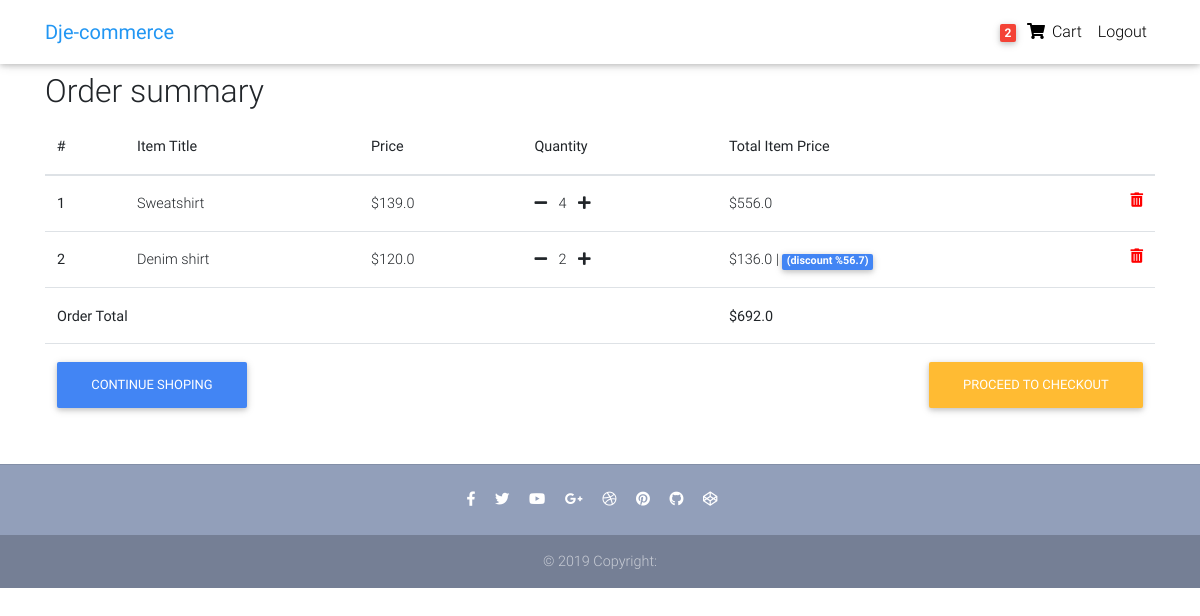
Page /order-summary/ (signed in) on the committed database.
### core/models.py (models this page shows, shortened)
class Order(models.Model):
    user = models.ForeignKey(User, on_delete=models.CASCADE)
    items = models.ManyToManyField(OrderItem)
    start_date = models.DateTimeField(auto_now_add=True)
    ordered_date = models.DateTimeField()
    ordered = models.BooleanField(default=False)
    billing_address = models.ForeignKey(
        'BillingAddress', on_delete=models.SET_NULL, null=True, blank=True)
    payment = models.ForeignKey(
        'Payment', on_delete=models.SET_NULL, null=True, blank=True)
    def get_total(self):
        total = 0
        for order_item in self.items.all():
            total += order_item.get_final_price()
        return total

class OrderItem(models.Model):
    user = models.ForeignKey(User, on_delete=models.CASCADE)
    item = models.ForeignKey(Item, on_delete=models.CASCADE)
    ordered = models.BooleanField(default=False)
    quantity        = models.IntegerField(default=1)
    def get_total_item_price(self):
        return self.quantity * self.item.price
    def get_total_discount_item_price(self):
        return self.quantity * self.item.discount_price
    def get_discount_percentage(self):
        price = self.get_total_item_price()
        discount = self.get_total_discount_item_price()
        discount_percentage = discount / price * 100
        return "{0:.1f}".format(discount_percentage)
    def get_final_price(self):
        if self.item.discount_price:
            return self.get_total_discount_item_price()
        return self.get_total_item_price()

class Item(models.Model):
    title           = models.CharField(max_length=255)
    slug            = models.SlugField(null=True, blank=True)
    price           = models.FloatField()
    discount_price  = models.FloatField(null=True, blank=True)
    catagory        = models.CharField(max_length=2, choices=CATAGORY_CHOICES)
    label           = models.CharField(max_length=1, choices=LABEL_CHOICES)
    description     = models.TextField()

### core/views.py (the view)
# urls.py: path('order-summary/', OrderSummaryView.as_view(), name='order-summary'),
class OrderSummaryView(LoginRequiredMixin, View):
    def get(self,*args, **kwargs):
        try:
            order = Order.objects.get(user=self.request.user, ordered=False)
            context = {
                'object':order,
            }
            return render(self.request, 'order_summary.html', context)
        except ObjectDoesNotExist:
            messages.error(self.request, "You do not have an active order")
            return redirect("/")

### core/templatetags/cart_template_tags.py (called while the page is built)
@register.filter
def cart_item_count(user):
    if user.is_authenticated:
        qs = Order.objects.filter(user=user, ordered=False)
        if qs.exists():
            return qs[0].items.count()
    return 0

### templates/order_summary.html (shortened to what this page needs)
{% extends "base.html" %}
{% block content %}
  <main>
    <div class="container">
        <div class="table-responsive text-nowrap">
            <h2>Order summary</h2>
            <table class="table">
              <thead>
                <tr>
                  <th scope="col">#</th>
                  <th scope="col">Item Title</th>
                  <th scope="col">Price</th>
                  <th scope="col">Quantity</th>
                  <th scope="col">Total Item Price</th>
                </tr>
              </thead>
              <tbody>
                {% for order_item in object.items.all %}
                    <tr>
                        <th scope="row">{{ forloop.counter }}</th>
                        <td>{{ order_item.item.title }}</td>
                        <td>${{ order_item.item.price }}</td>
                        <td>
                            <a href="{% url 'core:remove_single_item_from_cart' pk=order_item.item.id slug=order_item.item.slug %}">
                                <i class="fas fa-minus mr-2"></i>
                            </a>
                                {{ order_item.quantity }}
                            <a href="{% url 'core:add_to_cart' pk=order_item.item.pk slug=order_item.item.slug %}">
                                <i class="fas fa-plus ml-2"></i>
                            </a>
                            </td>
                        <td>
                            {% if order_item.item.discount_price %}
                                ${{ order_item.get_total_discount_item_price }} |
                                <span class="badge badge-primary">(discount %{{ order_item.get_discount_percentage }})</span>
                            {% else %}
                                ${{ order_item.get_total_item_price }}
                            {% endif %}
                            <a style="color: red;" href="{% url 'core:remove_from_cart' pk=order_item.item.pk slug=order_item.item.slug %}">
                                <i class="fas fa-trash-alt float-right"></i>
                            </a>
                        </td>
                {% endfor %}
                {% if object.get_total %}
                <tr>
                    <td colspan="4"><b>Order Total</b></td>
                    <td><b>${{ object.get_total }}</b></td>
                </tr>
                <tr>
                    <td colspan="5">
                        <a class="btn btn-warning float-right" href="{% url 'core:checkout' %}">Proceed to Checkout</a>
                        <a class="btn btn-primary float-left" href="{% url 'core:home' %}">Continue Shoping</a>
                    </td>
                </tr>
                {% endif %}
              </tbody>
            </table>
        </div>
    </div>
  </main>
{% endblock content %}

### templates/base.html (shortened to what this page needs)
{% load static %}
<!DOCTYPE html>
<html lang="en">
<head>
  <link rel="stylesheet" href="https://use.fontawesome.com/releases/v5.11.2/css/all.css">
  <link href="{% static 'css/bootstrap.min.css' %}" rel="stylesheet">
  <link href="{% static 'css/mdb.min.css' %}" rel="stylesheet">
  <link href="{% static 'css/style.min.css' %}" rel="stylesheet">
</head>
<body>
    {% include 'nav.html' %}
<div class="mt-5 pt-4">
</div>
    {% block content  %}
    {% endblock content %}
  {% include 'footer.html' %}
</body>
</html>

### templates/nav.html (shortened to what this page needs)
  {% load cart_template_tags %}
  <nav class="navbar fixed-top navbar-expand-lg navbar-light white scrolling-navbar">
    <div class="container">
      <a class="navbar-brand waves-effect" href="{% url 'core:home' %}">
        <strong class="blue-text">Dje-commerce</strong>
      </a>
      <div class="collapse navbar-collapse" id="navbarSupportedContent">
        <ul class="navbar-nav nav-flex-icons">
          {% if user.is_authenticated %}
            <li class="nav-item">
              <a href="{% url 'core:order-summary' %}" class="nav-link waves-effect">
                <span class="badge red z-depth-1 mr-1"> {{ request.user|cart_item_count }} </span>
                <i class="fas fa-shopping-cart"></i>
                <span class="clearfix d-none d-sm-inline-block"> Cart </span>
              </a>
            </li>
            <li class="nav-item">
              <a class="nav-link waves-effect" href="{% url 'account_logout' %}">
                <span class="clearfix d-none d-sm-inline-block"> Logout </span>
              </a>
            </li>
          {% endif %}
        </ul>
      </div>
    </div>
  </nav>

### templates/footer.html
  <footer class="page-footer text-center font-small mt-4 wow fadeIn">
    <hr class="my-4">
    <div class="pb-4">
      <a href="https://www.facebook.com/mdbootstrap" target="_blank">
        <i class="fab fa-facebook-f mr-3"></i>
      </a>
      <a href="https://twitter.com/MDBootstrap" target="_blank">
        <i class="fab fa-twitter mr-3"></i>
      </a>
      <a href="https://www.youtube.com/watch?v=7MUISDJ5ZZ4" target="_blank">
        <i class="fab fa-youtube mr-3"></i>
      </a>
      <a href="https://plus.google.com/u/0/b/107863090883699620484" target="_blank">
        <i class="fab fa-google-plus-g mr-3"></i>
      </a>
      <a href="https://dribbble.com/mdbootstrap" target="_blank">
        <i class="fab fa-dribbble mr-3"></i>
      </a>
      <a href="https://pinterest.com/mdbootstrap" target="_blank">
        <i class="fab fa-pinterest mr-3"></i>
      </a>
      <a href="https://github.com/mdbootstrap/bootstrap-material-design" target="_blank">
        <i class="fab fa-github mr-3"></i>
      </a>
      <a href="http://codepen.io/mdbootstrap/" target="_blank">
        <i class="fab fa-codepen mr-3"></i>
      </a>
    </div>
    <div class="footer-copyright py-3">
      © 2019 Copyright:
    </div>
  </footer>

### templates/scripts.html (shortened to what this page needs)
 {% load static %}

### templates/base.html (style rules this page uses)
html, body, header, .carousel { height: 60vh; }

### rows in the picture
OrderItem: item "Sweatshirt", item.price "139.0", quantity "4", get_total_item_price "556.0"
OrderItem: item "Denim shirt", item.price "120.0", quantity "2", get_total_discount_item_price "136.0", get_discount_percentage "56.7"
Order: get_total "692.0"

### other values in the picture
{{ request.user|cart_item_count }} "2"
